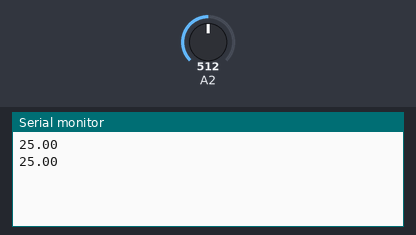
A sketch run on a simulated Arduino Uno, built with avr-gcc and run on an emulated ATmega328P. Parts: the last lines printed to the serial monitor. The test bench sets the inputs (shaded band); at power-on: A2 = 512.

Above: at 2.8 s.
2.9 s: A2 set to 0
At 5.5 s:
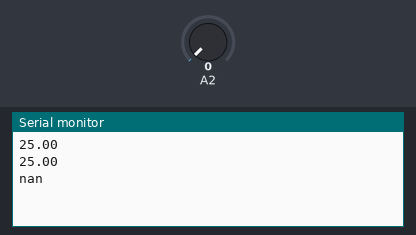
7.5 s: A2 set to 122
At 8.5 s:
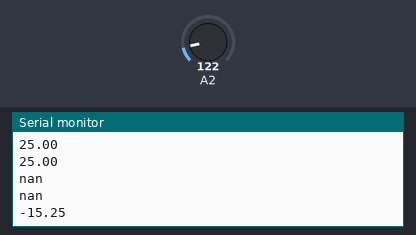

The sketch:

sketch_nov12a.ino
```cpp
void setup() {

  Serial.begin(9600);

}

void loop() {
 int val;
  double temp;
  val=analogRead(10);
  temp=Thermister(val);
  Serial.println(temp);
//  Serial.print("\n");
  delay(2000);
}


double Thermister(int RawADC) {
 double Temp;
 Temp = log(((10240000/RawADC) - 10000));
 Temp = 1 / (0.001129148 + (0.000234125 + (0.0000000876741 * Temp * Temp ))* Temp );
 Temp = Temp - 273.15;
 return Temp;
}
```

Measured:
- after the input at 2.9 s, the serial monitor: prints a new line after 1.1 s (image 1)
- after the input at 7.5 s, the serial monitor: prints a new line after 0.50 s (image 2)
